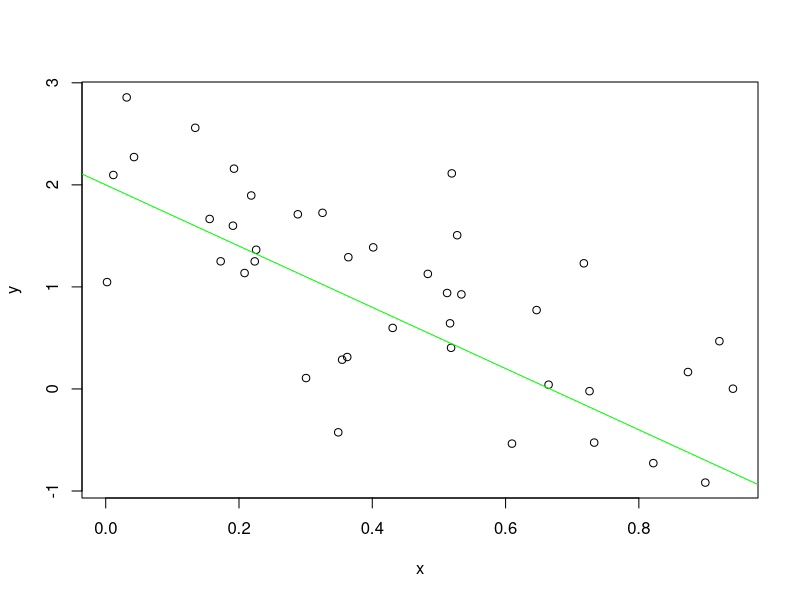

R code for this plot:
a <- 2
b <- -3
sigSq <- 0.5
x <- runif(40)
y <- a + b*x + rnorm(40, sd = sqrt(sigSq))
plot(x,y)
abline(a,b, col="green")
dev.print(png, "toylinePlot.png", width=480)
dev.print(pdf, "toylinePlot.pdf")